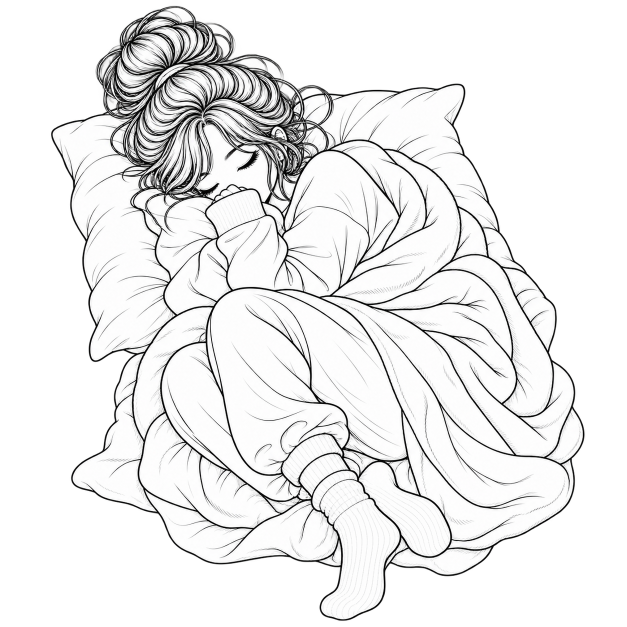
#> input picture illustrations/sleeping_01.png, 1254 x 1254 px (shown at 1/2 size)
$ python build_reel.py
#> lines starting #> are read from the running program, lines starting #| are printed output that depends on the picture
import csv
import math
import os
import struct
import subprocess
import sys
import wave
from datetime import datetime, date
from pathlib import Path
from zoneinfo import ZoneInfo

from PIL import Image, ImageDraw, ImageFont

CANVAS_W = 1080
CANVAS_H = 1920
HANDLE = "@talksnwalks101"
TZ = ZoneInfo("Asia/Kolkata")
START_DATE = date.fromisoformat(os.getenv("START_DATE", "2026-08-21"))
QUOTES_FILE = Path(os.getenv("QUOTES_FILE", "data/quotes.csv"))
ILLUSTRATION_DIR = Path(os.getenv("ILLUSTRATION_DIR", "illustrations"))
OUTPUT_DIR = Path(os.getenv("OUTPUT_DIR", "outputs"))
PUBLIC_DIR = Path(os.getenv("PUBLIC_DIR", "public"))

BLOCK_CENTER_Y = 940
QUOTE_TO_ART_GAP = 110
ART_TO_HANDLE_GAP = 38
ILLUSTRATION_MAX_W = 560
ILLUSTRATION_MAX_H = 520
MAX_QUOTE_WIDTH = 900
QUOTE_MAX_SIZE = 44
QUOTE_MIN_SIZE = 24
HANDLE_SIZE = 24
REEL_SECONDS = 8

ILLUSTRATIONS = [
    "reading_01.png", "reading_02.png",
    "dancing_01.png", "dancing_02.png",
    "music_01.png", "music_02.png",
    "workout_01.png", "workout_02.png",
    "sleeping_01.png", "sleeping_02.png",
    "laughing_01.png", "laughing_02.png",
]

SUPPORT_LINES = {
    "Believe in Yourself": [
        "Keep choosing the version of you that believes.",
        "A little self-trust changes everything.",
        "You already carry more strength than you realize.",
        "Back yourself today.",
        "Your next chapter begins with belief.",
        "Give your own voice more weight.",
    ],
    "Courage": [
        "One brave step is enough for today.",
        "You can move forward before fear disappears.",
        "Courage grows every time you use it.",
        "Choose the step that moves you closer.",
        "Bravery can be quiet too.",
        "Start scared. Keep going anyway.",
    ],
    "Growth": [
        "Small progress still changes your life.",
        "Keep becoming at your own pace.",
        "Growth rarely looks dramatic while it is happening.",
        "Your effort is adding up.",
        "Stay curious about who you can become.",
        "Slow growth is still growth.",
    ],
    "Resilience": [
        "Keep going gently if you need to.",
        "This moment is not your whole story.",
        "You have rebuilt before. You can rebuild again.",
        "Strength can look like simply continuing.",
        "Give yourself credit for making it this far.",
        "There is more strength in you than this day can measure.",
    ],
    "Self-Worth": [
        "Your value does not need outside approval.",
        "Choose yourself without explaining it.",
        "You deserve the kindness you give everyone else.",
        "Your worth stays intact, even on hard days.",
        "Take up your space.",
        "You do not need to earn the right to matter.",
    ],
    "Dreams": [
        "Keep making room for the life you imagine.",
        "Big dreams are built through small ordinary days.",
        "Protect the vision that keeps calling you.",
        "Give your dream another day of effort.",
        "Keep building what you can already see in your mind.",
        "Your future deserves your consistency.",
    ],
    "Discipline & Action": [
        "A small action today is enough.",
        "Keep the promise you made to yourself.",
        "Consistency is how quiet goals become real.",
        "Do the next useful thing.",
        "Progress begins when you show up again.",
        "Keep moving even when motivation is quiet.",
    ],
    "Peace & Letting Go": [
        "Not everything deserves access to your energy.",
        "Choose what leaves you lighter.",
        "Peace is a valid priority.",
        "Release what keeps asking you to abandon yourself.",
        "You are allowed to leave some things behind.",
        "Protect the calm you worked hard to create.",
    ],
    "Hope": [
        "Leave a little room for something good.",
        "The next chapter has not happened yet.",
        "Keep the door open to better days.",
        "Hope only needs a small place to begin.",
        "There is still more ahead of you.",
        "Tomorrow can look different.",
    ],
    "Happiness & Gratitude": [
        "Let the small moments count.",
        "You do not have to rush past today.",
        "Notice what is already beautiful.",
        "Joy is allowed in ordinary moments.",
        "Give yourself permission to enjoy your life.",
        "Pause long enough to notice the good.",
    ],
    "Becoming": [
        "You are allowed to become someone new.",
        "Keep choosing what feels more like you.",
        "Your evolution does not need permission.",
        "Let yourself change.",
        "There is no deadline on becoming.",
        "Keep growing into your own life.",
    ],
    "Keep Going": [
        "Just take the next step.",
        "You do not have to finish everything today.",
        "Keep showing up for the life you want.",
        "Another day is another chance.",
        "Your story still has somewhere to go.",
        "Keep moving at the pace you can sustain.",
    ],
}

HASHTAGS = {
    "Believe in Yourself": "#selfbelief #motivation #mindset #dailyquotes",
    "Courage": "#courage #motivation #mindset #dailyquotes",
    "Growth": "#growth #selfgrowth #mindset #dailyquotes",
    "Resilience": "#resilience #keepgoing #motivation #dailyquotes",
    "Self-Worth": "#selfworth #selflove #mindset #dailyquotes",
    "Dreams": "#dreambig #goals #motivation #dailyquotes",
    "Discipline & Action": "#discipline #consistency #motivation #dailyquotes",
    "Peace & Letting Go": "#innerpeace #lettinggo #mindset #dailyquotes",
    "Hope": "#hope #positivity #motivation #dailyquotes",
    "Happiness & Gratitude": "#gratitude #joy #positivity #dailyquotes",
    "Becoming": "#becoming #selfgrowth #mindset #dailyquotes",
    "Keep Going": "#keepgoing #motivation #mindset #dailyquotes",
}


def find_font(size: int, serif: bool = True):
    candidates = [
        "/usr/share/fonts/truetype/dejavu/DejaVuSerif.ttf" if serif else "/usr/share/fonts/truetype/dejavu/DejaVuSans.ttf",
        "/usr/share/fonts/truetype/liberation2/LiberationSerif-Regular.ttf" if serif else "/usr/share/fonts/truetype/liberation2/LiberationSans-Regular.ttf",
        "C:/Windows/Fonts/georgia.ttf" if serif else "C:/Windows/Fonts/arial.ttf",
    ]
    for font_path in candidates:
        try:
            return ImageFont.truetype(font_path, size)
        except OSError:
            continue
    return ImageFont.load_default()


def load_quotes():
    with QUOTES_FILE.open(newline="", encoding="utf-8") as f:
        return list(csv.DictReader(f))


def resolve_day(rows):
    manual = os.getenv("DAY_NUMBER", "").strip()
    day = int(manual) if manual else (datetime.now(TZ).date() - START_DATE).days + 1
    if day < 1 or day > len(rows):
        return None
    return day


def adaptive_quote_font(draw, text):
    for size in range(QUOTE_MAX_SIZE, QUOTE_MIN_SIZE - 1, -1):
        font = find_font(size, serif=True)
        box = draw.textbbox((0, 0), text, font=font)
        if box[2] - box[0] <= MAX_QUOTE_WIDTH:
            return font
    return find_font(QUOTE_MIN_SIZE, serif=True)


def trim_transparent(im):
    im = im.convert("RGBA")
    bbox = im.getchannel("A").getbbox()
    return im.crop(bbox) if bbox else im


def fit_inside(im, max_w, max_h):
    im = trim_transparent(im)
    ratio = min(max_w / im.width, max_h / im.height)
    size = (max(1, round(im.width * ratio)), max(1, round(im.height * ratio)))
    return im.resize(size, Image.Resampling.LANCZOS)


def compose_post(quote, illustration_path, output_jpg):
    canvas = Image.new("RGB", (CANVAS_W, CANVAS_H), "white")
    draw = ImageDraw.Draw(canvas)
    qfont = adaptive_quote_font(draw, quote)
    hfont = find_font(HANDLE_SIZE, serif=False)

    qbox = draw.textbbox((0, 0), quote, font=qfont)
    quote_w = qbox[2] - qbox[0]
    quote_h = qbox[3] - qbox[1]

    art = fit_inside(Image.open(illustration_path), ILLUSTRATION_MAX_W, ILLUSTRATION_MAX_H)

    hbox = draw.textbbox((0, 0), HANDLE, font=hfont)
    handle_w = hbox[2] - hbox[0]
    handle_h = hbox[3] - hbox[1]

    total_height = quote_h + QUOTE_TO_ART_GAP + art.height + ART_TO_HANDLE_GAP + handle_h
    block_top = int(BLOCK_CENTER_Y - total_height / 2)
    quote_y = block_top
    art_y = quote_y + quote_h + QUOTE_TO_ART_GAP
    handle_y = art_y + art.height + ART_TO_HANDLE_GAP

    draw.text(((CANVAS_W - quote_w) / 2, quote_y), quote, fill="black", font=qfont)
    art_x = (CANVAS_W - art.width) // 2
    canvas.paste(art, (art_x, art_y), art)
    draw.text(((CANVAS_W - handle_w) / 2, handle_y), HANDLE, fill="black", font=hfont)

    output_jpg.parent.mkdir(parents=True, exist_ok=True)
    canvas.save(output_jpg, "JPEG", quality=94, optimize=True, progressive=True)


def write_fallback_audio(path, duration=REEL_SECONDS, sample_rate=48000):
    """Creates a quiet original ambient pad so automated Reels always have audio."""
    chords = [
        (261.63, 329.63, 392.00),
        (220.00, 261.63, 329.63),
        (174.61, 220.00, 261.63),
        (196.00, 246.94, 293.66),
    ]
    frames = int(duration * sample_rate)
    chord_seconds = duration / len(chords)

    path.parent.mkdir(parents=True, exist_ok=True)
    with wave.open(str(path), "w") as wav:
        wav.setnchannels(1)
        wav.setsampwidth(2)
        wav.setframerate(sample_rate)

        for i in range(frames):
            t = i / sample_rate
            chord_index = min(int(t / chord_seconds), len(chords) - 1)
            local_t = t - chord_index * chord_seconds
            fade = min(1.0, local_t / 0.35, (chord_seconds - local_t) / 0.35)
            fade = max(0.0, fade)

            sample = 0.0
            for freq in chords[chord_index]:
                sample += math.sin(2 * math.pi * freq * t)
                sample += 0.18 * math.sin(2 * math.pi * freq * 2 * t)
            sample /= 3.54
            sample *= 0.075 * fade
            sample = max(-1.0, min(1.0, sample))
            wav.writeframesraw(struct.pack("<h", int(sample * 32767)))


def build_caption(rows, day, quote, theme):
    previous_same_theme = sum(1 for row in rows[: day - 1] if row["Theme"].strip() == theme)
    lines = SUPPORT_LINES.get(theme, ["Keep going, one day at a time."])
    support = lines[previous_same_theme % len(lines)]
    tags = HASHTAGS.get(theme, "#motivation #mindset #dailyquotes")
    return f"{quote}\n\n{support}\n\n{HANDLE}\n{tags}"


def make_mp4(image_path, audio_path, output_mp4):
    output_mp4.parent.mkdir(parents=True, exist_ok=True)
    cmd = [
        "ffmpeg", "-y",
        "-loop", "1", "-framerate", "30", "-i", str(image_path),
        "-i", str(audio_path),
        "-t", str(REEL_SECONDS),
        "-c:v", "libx264", "-preset", "medium", "-tune", "stillimage", "-crf", "25",
        "-pix_fmt", "yuv420p", "-r", "30",
        "-c:a", "aac", "-ar", "48000", "-b:a", "128k",
        "-shortest", "-movflags", "+faststart",
        str(output_mp4),
    ]
    subprocess.run(cmd, check=True)


def main():
    OUTPUT_DIR.mkdir(parents=True, exist_ok=True)
    PUBLIC_DIR.mkdir(parents=True, exist_ok=True)

    rows = load_quotes()
#> (reads data/quotes.csv from the repository)
    day = resolve_day(rows)
    env_path = OUTPUT_DIR / "publish.env"

    if day is None:
        env_path.write_text("SKIP=true\n", encoding="utf-8")
        print("No campaign post is due today.")
        return

    item = rows[day - 1]
    quote = item["Quote"].strip()
    theme = item["Theme"].strip()
    illustration_name = ILLUSTRATIONS[(day - 1) % len(ILLUSTRATIONS)]
    illustration_path = ILLUSTRATION_DIR / illustration_name

    if not illustration_path.exists():
        raise FileNotFoundError(
            f"Missing {illustration_path}. Add all 12 approved PNGs to the illustrations folder."
        )

    day_padded = f"{day:03d}"
    jpg_path = OUTPUT_DIR / f"day_{day_padded}.jpg"
    wav_path = OUTPUT_DIR / f"day_{day_padded}_fallback.wav"
    mp4_path = PUBLIC_DIR / f"day_{day_padded}.mp4"
    caption_path = OUTPUT_DIR / "caption.txt"

    compose_post(quote, illustration_path, jpg_path)
#> in compose_post, `canvas = Image.new("RGB", (CANVAS_W, CANVAS_H), "white")`: canvas: PIL image 1080x1920 RGB; every value is 255
#> in compose_post, `qbox = draw.textbbox((0, 0), quote, font=qfont)`: qbox = (0, 8, 546, 50)
#> in compose_post, `quote_w = qbox[2] - qbox[0]`: quote_w = 546
#> in compose_post, `quote_h = qbox[3] - qbox[1]`: quote_h = 42
#> in trim_transparent, im is the input picture: PIL image 1254x1254 RGBA; mean R, G, B, A 122.8, 122.8, 122.8, 138.9
#> in trim_transparent, `bbox = im.getchannel("A").getbbox()`: bbox = (99, 0, 1174, 1254)
#> in trim_transparent, `return im.crop(bbox) if bbox else im`:
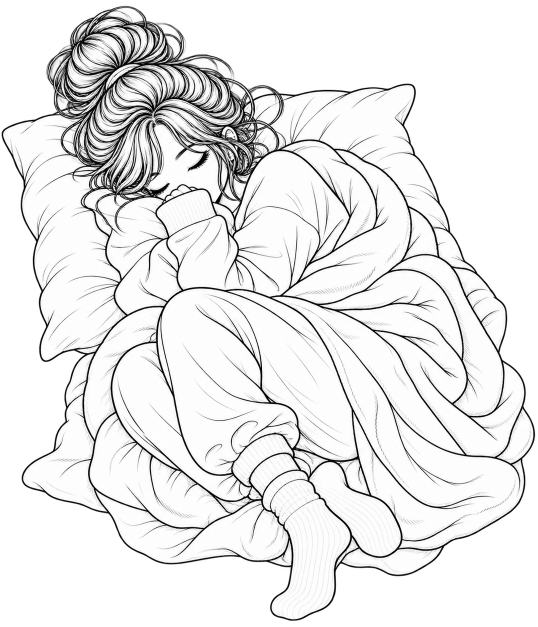
#> returned value: PIL image 1075x1254 RGBA (shown at 1/2 size); mean R, G, B, A 143.3, 143.2, 143.3, 162; transparent parts drawn white
#> in fit_inside, `return im.resize(size, Image.Resampling.LANCZOS)`:
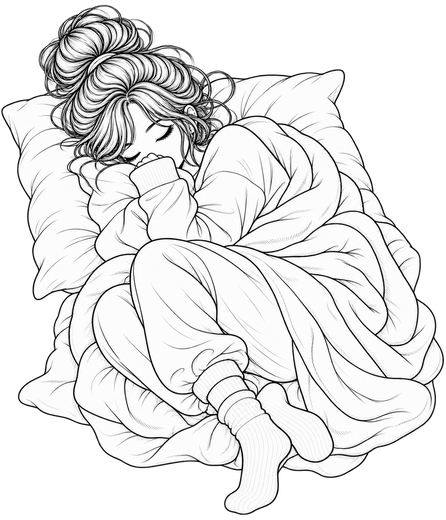
#> returned value: PIL image 446x520 RGBA; mean R, G, B, A 141.8, 141.8, 141.9, 162; transparent parts drawn white
#> in compose_post, `hbox = draw.textbbox((0, 0), HANDLE, font=hfont)`: hbox = (0, 5, 210, 27)
#> in compose_post, `handle_w = hbox[2] - hbox[0]`: handle_w = 210
#> in compose_post, `handle_h = hbox[3] - hbox[1]`: handle_h = 22
#> in compose_post, `total_height = quote_h + QUOTE_TO_ART_GAP + art.height + ART_TO_HANDLE..`: total_height = 732
#> in compose_post, `block_top = int(BLOCK_CENTER_Y - total_height / 2)`: block_top = 574
#> in compose_post, `art_y = quote_y + quote_h + QUOTE_TO_ART_GAP`: art_y = 726
#> in compose_post, `handle_y = art_y + art.height + ART_TO_HANDLE_GAP`: handle_y = 1284
#> in compose_post, `canvas.paste(art, (art_x, art_y), art)`:
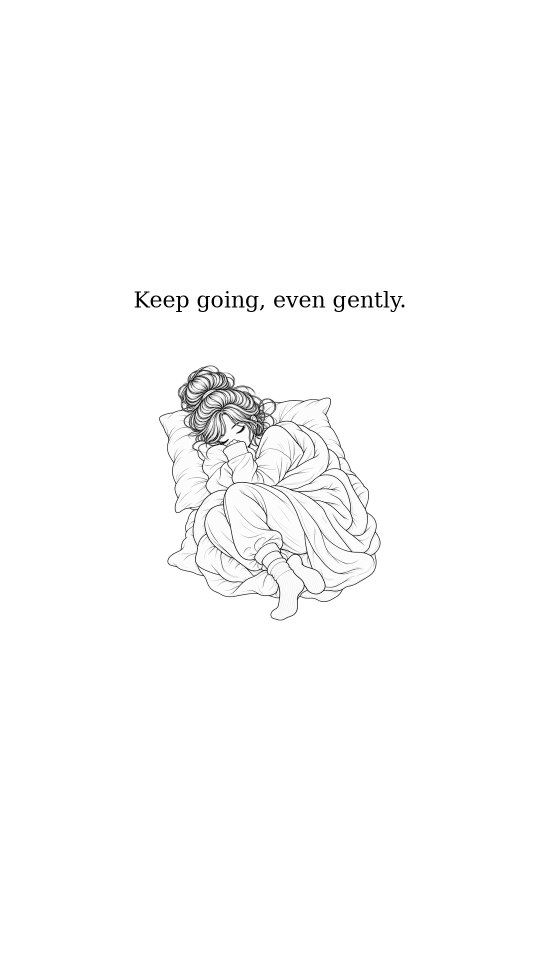
#> canvas: PIL image 1080x1920 RGB (shown at 1/2 size); mean R, G, B 252, 252, 252
    write_fallback_audio(wav_path)
    make_mp4(jpg_path, wav_path, mp4_path)

    caption = build_caption(rows, day, quote, theme)
    caption_path.write_text(caption, encoding="utf-8")

    env_path.write_text(
        "\n".join([
            "SKIP=false",
            f"DAY_NUMBER={day}",
            f"DAY_PADDED={day_padded}",
            f"VIDEO_FILE={mp4_path.as_posix()}",
            f"IMAGE_FILE={jpg_path.as_posix()}",
            f"ILLUSTRATION={illustration_name}",
        ]) + "\n",
        encoding="utf-8",
    )

    print(f"Built Day {day}: {quote}")
    print(f"Illustration: {illustration_name}")
    print(f"Reel: {mp4_path}")
    print("Fallback audio: original ambient pad")


if __name__ == "__main__":
    try:
        main()
    except subprocess.CalledProcessError:
        print("ffmpeg failed. Make sure ffmpeg is installed and on PATH.", file=sys.stderr)
        raise
